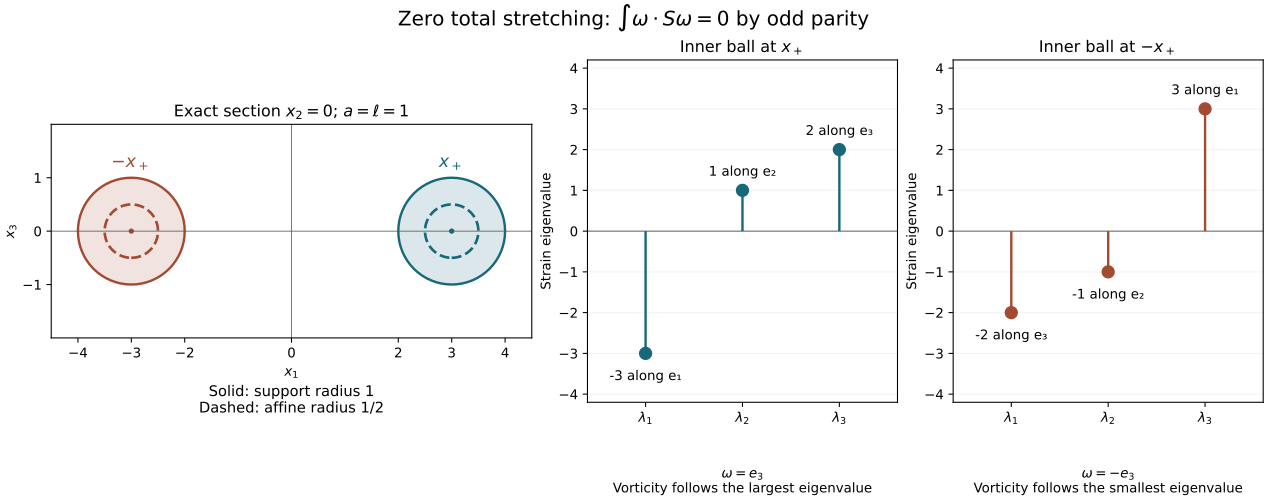

Reproduce this figure in Python.
"""Exact support sections and spectra from NS-FLUID-08, Exercise 5."""
from pathlib import Path
import matplotlib
matplotlib.use('Agg')
import matplotlib.pyplot as plt
from matplotlib.patches import Circle

HERE = Path(__file__).resolve().parent
fig = plt.figure(figsize=(13.2, 5.2), layout='constrained')
gs = fig.add_gridspec(1, 3, width_ratios=[1.55, 1, 1])
ax = fig.add_subplot(gs[0])
for center, color, name in [(-3, '#a34b31', r'$-x_+$'), (3, '#176879', r'$x_+$')]:
    ax.add_patch(Circle((center, 0), 1, color=color, alpha=.16))
    ax.add_patch(Circle((center, 0), 1, fill=False, color=color, lw=1.8))
    ax.add_patch(Circle((center, 0), .5, fill=False, color=color, lw=2, ls='--'))
    ax.plot(center, 0, '.', color=color)
    ax.text(center, 1.2, name, ha='center', fontsize=13, color=color)
ax.axhline(0, lw=.6, color='#555555')
ax.axvline(0, lw=.6, color='#555555')
ax.set(xlim=(-4.5, 4.5), ylim=(-2, 2), aspect='equal', xlabel=r'$x_1$', ylabel=r'$x_3$',
       title=r'Exact section $x_2=0$; $a=\ell=1$')
ax.set_xticks([-4, -3, -2, 0, 2, 3, 4])
ax.set_yticks([-1, 0, 1])
ax.text(.5, -.22, 'Solid: support radius 1\nDashed: affine radius 1/2', transform=ax.transAxes,
        ha='center', va='top', fontsize=11)
for index, values, coords, title, color, direction, role in [
    (1, [-3, 1, 2], ['e₁', 'e₂', 'e₃'], r'Inner ball at $x_+$', '#176879', r'$\omega=e_3$', 'largest'),
    (2, [-2, -1, 3], ['e₃', 'e₂', 'e₁'], r'Inner ball at $-x_+$', '#a34b31', r'$\omega=-e_3$', 'smallest'),
]:
    a = fig.add_subplot(gs[index])
    a.axhline(0, color='#555555', lw=.7)
    a.scatter([1, 2, 3], values, s=80, color=color, zorder=3)
    for x, value, coord in zip([1, 2, 3], values, coords):
        a.vlines(x, 0, value, color=color, lw=1.8)
        a.annotate(f'{value} along {coord}', (x, value), xytext=(0, 11 if value>=0 else -20),
                   textcoords='offset points', ha='center', fontsize=10)
    a.set(xlim=(.4, 3.6), ylim=(-4.2, 4.2), xticks=[1, 2, 3],
          xticklabels=[r'$\lambda_1$', r'$\lambda_2$', r'$\lambda_3$'],
          ylabel='Strain eigenvalue', title=title)
    a.grid(axis='y', alpha=.15)
    a.text(.5, -.19, direction+'\n'+f'Vorticity follows the {role} eigenvalue',
           transform=a.transAxes, ha='center', va='top', fontsize=10)
fig.suptitle(r'Zero total stretching: $\int\omega\cdot S\omega=0$ by odd parity', fontsize=15)
fig.savefig(HERE/'strain-alignment-counterexample.png', dpi=180)
fig.savefig(HERE/'strain-alignment-counterexample.svg')
plt.close(fig)
